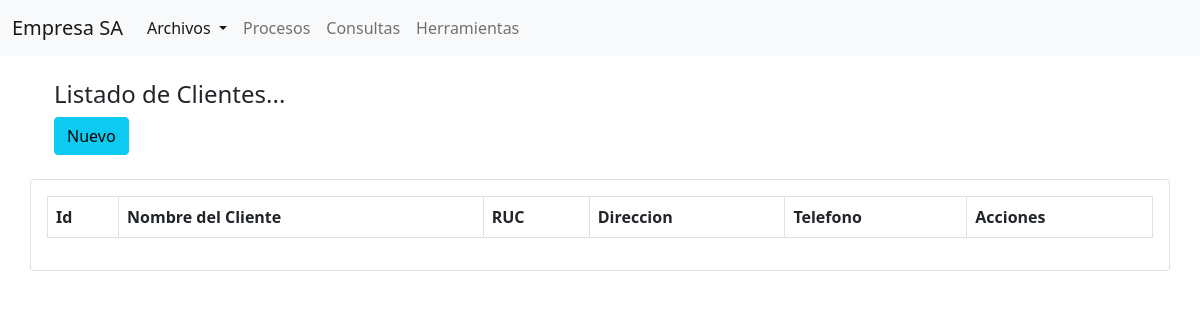
Before: /Modules/clientes/lista_cliente.php with the older database file.
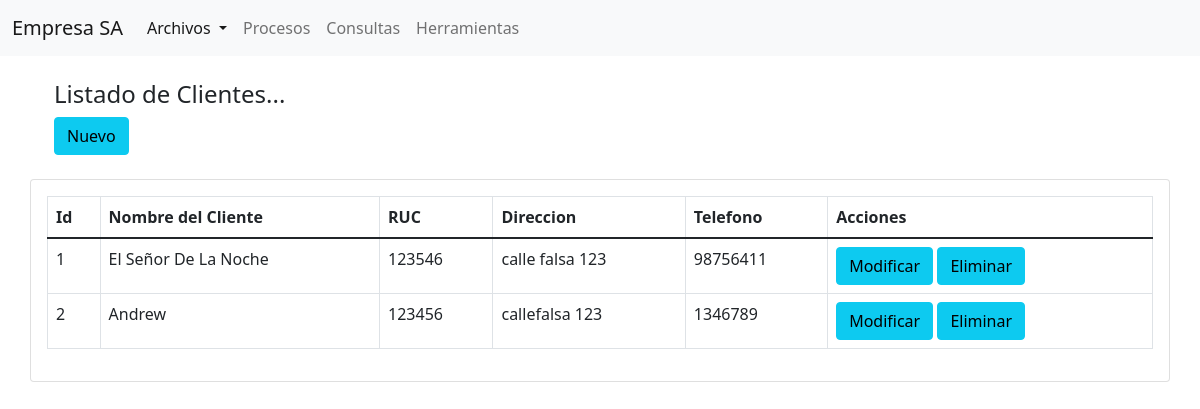
After: the same page with the newer database file.
### tables this page shows
CREATE TABLE `clientes` (
  `idCliente` int(11) NOT NULL,
  `nombre` varchar(50) NOT NULL,
  `ruc` varchar(11) NOT NULL,
  `dircliente` varchar(64) NOT NULL,
  `telcliente` varchar(9) NOT NULL
);

### clases/cliente.php (called while the page is built, shortened)
<?php
class  Cliente {
		public function conectar_db($cn){
			$this->con = $cn;
		}
		public function listacli(){
			$sql = "SELECT * FROM clientes";
			$res = mysqli_query($this->con, $sql);
			return $res;
		}
	}
?>

### Modules/clientes/lista_cliente.php (the view, shortened to what this page needs)
<?php
include_once(__DIR__.'/../../header.php');
include_once(__DIR__.'/../../clases/cliente.php');
$conexion = connect_db();
$ocliente = new Cliente();
$ocliente->conectar_db($conexion);
$datos_cli = $ocliente->listacli();
if ($datos_cli){
    ?>
    <div class="container p-12">
        <div class="row">
        <div class="container p-4">
            <h4>Listado de Clientes...</h4>
        <a href="agrega_clie.php" class="btn btn-info add-new">Nuevo</a>
        </div>
        <div class="card card-body">
            <table class="table table-bordered">
            <thead>
                <tr>
                    <th>Id</th>
                    <th>Nombre del Cliente</th>
                    <th>RUC</th>
                    <th>Direccion</th>
                    <th>Telefono</th>
                    <th>Acciones</th>
                </tr>
            </thead>
            <tbody>
    <?php
    while ($row=mysqli_fetch_array($datos_cli)){
        $id=$row["idCliente"];
        ?>
                <tr>
                    <td><?php echo $id; ?></td>
                    <td><?php echo $row['nombre']; ?></td>
                    <td><?php echo $row['ruc']; ?></td>
                    <td><?php echo $row['dircliente']; ?></td>
                    <td><?php echo $row['telcliente']; ?></td>
                    <td>
                    <a href="modifica_clie.php?codigo=<?php echo $id; ?>" class="btn btn-info add-new">Modificar</a>
                    <a href="elimina_clie.php?codigo=<?php echo $id; ?>" class="btn btn-info add-new">Eliminar</a>
                    </td>
                </tr>
             <?php
    }
    ?>
    </tbody>
   </table>
            </div>
        </div>
    </div>
<?php
}
?>

### header.php (shortened to what this page needs)
<!doctype html>
<html lang="es">
  <head>
    <link href="https://cdn.jsdelivr.net/npm/bootstrap@5.1.3/dist/css/bootstrap.min.css" rel="stylesheet">
  </head>
  <body>
  <nav class="navbar navbar-expand-lg navbar-light bg-light">
  <div class="container-fluid">
    <a class="navbar-brand" href="index.php">Empresa SA</a>
    <div class="collapse navbar-collapse" id="navbarSupportedContent">
      <ul class="navbar-nav me-auto mb-2 mb-lg-0">
        <li class="nav-item dropdown">
          <a class="nav-link active dropdown-toggle" href="#" id="navbarDropdown" role="button" data-bs-toggle="dropdown" aria-expanded="false">
            Archivos
          </a>
        </li>
        <li class="nav-item">
          <a class="nav-link" href="#">Procesos</a>
        </li>
        <li class="nav-item">
          <a class="nav-link" href="#">Consultas</a>
        </li>
        <li class="nav-item">
          <a class="nav-link" href="#">Herramientas</a>
        </li>
      </ul>
    </div>
  </div>
</nav>

Changed rows visible on the page:
added clientes: idCliente "1", nombre "El Señor De La Noche", ruc "123546", dircliente "calle falsa 123", telcliente "98756411"
added clientes: idCliente "2", nombre "Andrew", ruc "123456", dircliente "callefalsa 123", telcliente "1346789"
